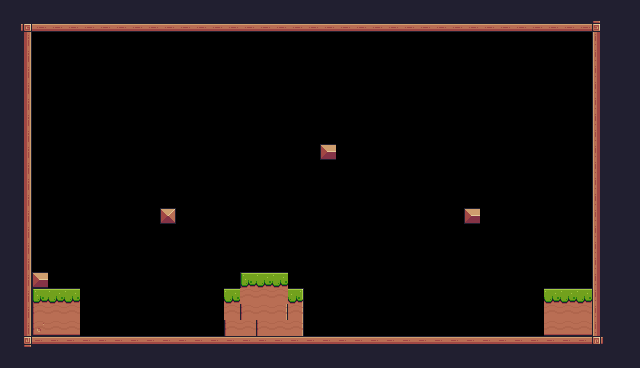

This is a level from a 2D game, rendered from its Tiled map with the project's own tilesets. A one-line summary and the complete map file follow:
An orthogonal 40x23 tile map with 16x16 px tiles, 1 tile layer (BackGround) and 6 objects (Player).

<map version="1.10" tiledversion="1.10.2" orientation="orthogonal" renderorder="right-down" width="40" height="23" tilewidth="16" tileheight="16" infinite="0" nextlayerid="4" nextobjectid="22">
 <tileset firstgid="1" source="Pixel Adventure.tsx" />
 <objectgroup id="3" name="Spawnpoints">
  <object id="13" x="254.547" y="234.557" width="39.9813" height="37.3158" />
  <object id="17" x="219.897" y="35.3168" />
  <object id="18" x="54.6411" y="51.3093" width="212.567" height="121.943" />
  <object id="19" x="124.608" y="202.572" />
  <object id="20" name="Player" type="Player" x="241.22" y="240.554" width="34.6504" height="31.3187" />
  <object id="21" x="139.934" y="90.6242" />
 </objectgroup>
 <layer id="1" name="BackGround" width="40" height="23">
  <data encoding="csv">
112,112,112,112,112,112,112,112,112,112,112,112,112,112,112,112,112,112,112,112,112,112,112,112,112,112,112,112,112,112,112,112,112,112,112,112,112,112,112,112,
112,92,134,134,134,134,134,134,134,134,134,134,134,134,134,134,134,134,134,134,134,134,134,134,134,134,134,134,134,134,134,134,134,134,134,134,134,93,112,112,
112,113,0,0,0,0,0,0,0,0,0,0,0,0,0,0,0,0,0,0,0,0,0,0,0,0,0,0,0,0,0,0,0,0,0,0,0,111,112,112,
112,113,0,0,0,0,0,0,0,0,0,0,0,0,0,0,0,0,0,0,0,0,0,0,0,0,0,0,0,0,0,0,0,0,0,0,0,111,112,112,
112,113,0,0,0,0,0,0,0,0,0,0,0,0,0,0,0,0,0,0,0,0,0,0,0,0,0,0,0,0,0,0,0,0,0,0,0,111,112,112,
112,113,0,0,0,0,0,0,0,0,0,0,0,0,0,0,0,0,0,0,0,0,0,0,0,0,0,0,0,0,0,0,0,0,0,0,0,111,112,112,
112,113,0,0,0,0,0,0,0,0,0,0,0,0,0,0,0,0,0,0,0,0,0,0,0,0,0,0,0,0,0,0,0,0,0,0,0,111,112,112,
112,113,0,0,0,0,0,0,0,0,0,0,0,0,0,0,0,0,0,0,0,0,0,0,0,0,0,0,0,0,0,0,0,0,0,0,0,111,112,112,
112,113,0,0,0,0,0,0,0,0,0,0,0,0,0,0,0,0,0,0,0,0,0,0,0,0,0,0,0,0,0,0,0,0,0,0,0,111,112,112,
112,113,0,0,0,0,0,0,0,0,0,0,0,0,0,0,0,0,0,0,13,0,0,0,0,0,0,0,0,0,0,0,0,0,0,0,0,111,112,112,
112,113,0,0,0,0,0,0,0,0,0,0,0,0,0,0,0,0,0,0,0,0,0,0,0,0,0,0,0,0,0,0,0,0,0,0,0,111,112,112,
112,113,0,0,0,0,0,0,0,0,0,0,0,0,0,0,0,0,0,0,0,0,0,0,0,0,0,0,0,0,0,0,0,0,0,0,0,111,112,112,
112,113,0,0,0,0,0,0,0,0,0,0,0,0,0,0,0,0,0,0,0,0,0,0,0,0,0,0,0,0,0,0,0,0,0,0,0,111,112,112,
112,113,0,0,0,0,0,0,0,0,35,0,0,0,0,0,0,0,0,0,0,0,0,0,0,0,0,0,0,13,0,0,0,0,0,0,0,111,112,112,
112,113,0,0,0,0,0,0,0,0,0,0,0,0,0,0,0,0,0,0,0,0,0,0,0,0,0,0,0,0,0,0,0,0,0,0,0,111,112,112,
112,113,0,0,0,0,0,0,0,0,0,0,0,0,0,0,0,0,0,0,0,0,0,0,0,0,0,0,0,0,0,0,0,0,0,0,0,111,112,112,
112,113,0,0,0,0,0,0,0,0,0,0,0,0,0,0,0,0,0,0,0,0,0,0,0,0,0,0,0,0,0,0,0,0,0,0,0,111,112,112,
112,113,13,0,0,0,0,0,0,0,0,0,0,0,0,7,8,8,0,0,0,0,0,0,0,0,0,0,0,0,0,0,0,0,0,0,0,111,112,112,
112,113,7,8,8,0,0,0,0,0,0,0,0,0,8,30,30,30,9,0,0,0,0,0,0,0,0,0,0,0,0,0,0,0,8,8,8,111,112,112,
112,113,29,30,30,0,0,0,0,0,0,0,0,0,30,29,30,31,31,0,0,0,0,0,0,0,0,0,0,0,0,0,0,0,30,30,30,111,112,112,
112,113,51,52,52,0,0,0,0,0,0,0,0,0,29,30,29,30,31,0,0,0,0,0,0,0,0,0,0,0,0,0,0,0,52,52,52,111,112,112,
112,114,90,90,90,90,90,90,90,90,90,90,90,90,90,90,90,90,90,90,90,90,90,90,90,90,90,90,90,90,90,90,90,90,90,90,90,115,112,112,
112,112,112,112,112,112,112,112,112,112,112,112,112,112,112,112,112,112,112,112,112,112,112,112,112,112,112,112,112,112,112,112,112,112,112,112,112,112,112,112
</data>
 </layer>
</map>
